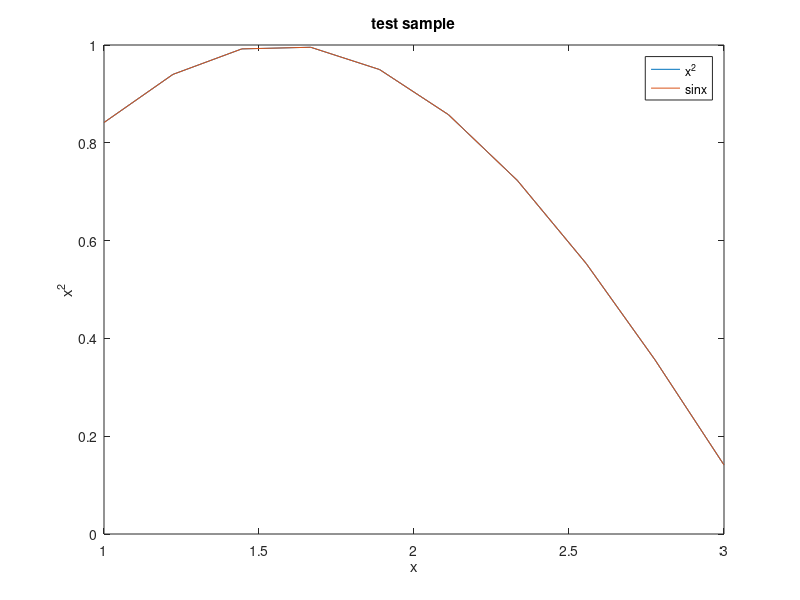

Here is the MATLAB script that generated this plot:
x=linspace(1,3,10);
y=sin(x);
% plot(x,y);
% plot(x,y,'b*')

plot(x,y,x,y);
xlabel("x");
ylabel("x^2");
legend("x^2","sinx");
title("test sample");
